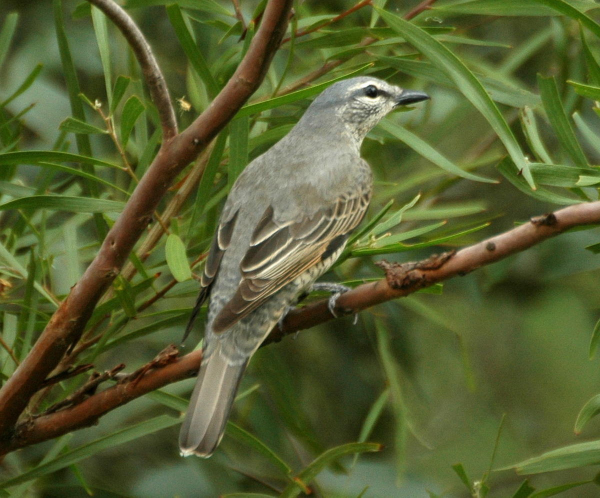
//> input picture bird1.jpg, 1200 x 995 px (shown at 1/2 size)
$ ./segmentation bird1.jpg   (built with g++ and OpenCV 4)
//> lines starting //> are read from the running program, lines starting //| are printed output that depends on the picture; after the words box and inside, x2 and y2 are one past the last pixel; in counts of white or black regions, pixels touching at a corner belong together
#include "opencv2/core/utility.hpp"
#include "opencv2/imgproc.hpp"
#include "opencv2/imgcodecs.hpp"
#include "opencv2/highgui.hpp"
#include <opencv2/core/mat.hpp>

#include <queue>
#include <random>
#include <typeinfo>
#include <chrono>

#include <stdio.h>
#include <iostream>

#define MAXFRAMESKIP 10

using namespace cv;
using namespace std;
using namespace std::chrono;

int frameSkip = 0;

typedef cv::Point3_<uint8_t> Pixel;

uint64_t timeSinceEpochMillisec() {
  using namespace std::chrono;
  return duration_cast<milliseconds>(system_clock::now().time_since_epoch()).count();
}

// =========== Segmentor =======================================================

class Segmentor {
    public:
	// =========== Variables ===============================================

	Mat img;

	// nb de germes
	int nb_germes;

	int lar;
	int hau;

	// nb de pixels dans un groupe
	int nb_in_groupes;

	vector<int> *groupes;

	// pour chaque groupe: le nb de pixels a l'interieur
	int *nb_in_groupe;

	// vrai groupe de chaque groupe;
	int *val_groupe;

	// tableau contenant pour chaque point l'index du groupe auquel il appartient ou alors 0
	Mat tab;

	// tableau contenant pour chaque groupe la couleur moyenne
	double *avg_grp_col;
	double *sum_grp_col;

	std::queue<int> queue;

	int step;
	int nb_pixels;

	double merge_thresh;
	double grow_thresh;

	bool display_true_col;

	// =========== Methodes ================================================

	// ==========================================================================
	int* create_germes_regular(void) {
	    int* germes = new int[2 * (this->nb_germes+1)];
	    int dist_between_pts = this->nb_pixels / this->nb_germes;

	    for (int i = 2; i < (this->nb_germes+1)*2; i+=2) {
		int n = dist_between_pts * i / 2;
		int x = n % this->lar;
		int y = n / this->lar;

		germes[i] = x;
		germes[i+1] = y;
	    }

	    return germes;
	}

	// ==========================================================================

	// [159 lines left out: functions create_germes_square, create_germes_random, not called in this run]

	// ==========================================================================
	void init_segmentation(void) {
	    int* germes = this->create_germes_regular();

	    Size img_size = img.size();
	    cout << "size: " << img_size << endl;
	    this->tab = cv::Mat::zeros(img_size, CV_32S);
	    this->tab.create(img_size, CV_32S);
	    this->avg_grp_col = new double[this->nb_germes+1];
	    this->sum_grp_col = new double[this->nb_germes+1];
	    this->nb_in_groupe = new int[this->nb_germes+1];
	    this->nb_in_groupes = 0;

	    this->groupes = new std::vector<int>[this->nb_germes+1];
	    this->val_groupe = new int[this->nb_germes+1];

	    this->val_groupe[0] = 0;
	    for (int i = 1; i < nb_germes+1; ++i) {
		this->val_groupe[i] = i;
	    }

	    int x, y, g;
	    // on instancie les seeds
	    for (int i = 2; i < (this->nb_germes+1)*2 - 2; i+=2) {
		x = germes[i];
		y = germes[i+1];
		//cout << "x: " << x << endl;

		g = i/2;

		this->nb_in_groupes++;
		this->tab.at<int>(x, y) = g;
		this->avg_grp_col[g] = this->img.at<uchar>(x, y);
		this->sum_grp_col[g] = this->img.at<uchar>(x, y);
		this->nb_in_groupe[g] = 1;

		this->queue.push(x);
		this->queue.push(y);
		this->queue.push(g);
	    }

	    delete[] germes;
	}
	// ==========================================================================
	void pre_seg_dist_calcul(void) {
	    //printf("pre_seg_dist_calcul\n");

	}

	// ==========================================================================
	Mat segmentation(Mat img, int nb_germes, double merge_thresh, double grow_thresh, bool display_true_col) {
	    this->img = img;
	    this->nb_germes = nb_germes;

	    this->lar = img.size[0];
	    this->hau = img.size[1];
	    this->nb_pixels = this->hau * this->lar;
	    this->display_true_col = display_true_col ;

	    this->merge_thresh = merge_thresh;
	    this->grow_thresh = grow_thresh;

	    this->init_segmentation();
	    this->pre_seg_dist_calcul();

	    this->step = 0;

	    this->grow();

	    this->merge();

	    Mat img_seg = this->create_seg_img();

	    this->trace_contour(img_seg);

	    return img_seg;
	}

	// ==========================================================================
	void grow(void) {
	    std::cout << "=================================" << std::endl;
	    printf("Grow\n");
	    uint64_t t1 = timeSinceEpochMillisec();
	    int x, y, g;
	    while(!this->queue.empty()) {
		//if(this->step % 10 == 0) {
		    //printf("\rStep: %d / %d of %d in groupes / %d", this->step, this->nb_in_groupes, this->nb_pixels, this->queue.size());
		//}

		x = this->queue.front(); this->queue.pop();
		y = this->queue.front(); this->queue.pop();

		// groupe du point
		g = this->queue.front(); this->queue.pop();
		//g = this->tab.at<int>(x, y);

		if(y + 1 < this->hau)
		    this->add_voisin(0, x, y, g, x, y+1);
		if(y - 1 >= 0)
		    this->add_voisin(1, x, y, g, x, y-1);
		if(x + 1 < this->lar)
		    this->add_voisin(2, x, y, g, x+1, y);
		if(x - 1 >= 0)
		    this->add_voisin(3, x, y, g, x-1, y);

		this->step++;
	    }
	    uint64_t t2 = timeSinceEpochMillisec();
	    std::cout << "\nTemps double for: " << t2 - t1 << " ms" << std::endl;
	}

	void add_voisin(int i, int x, int y, int g, int vx, int vy) {
	    // check si le voisin est suffisement proche du groupe du point pour etre ajoute

	    int vg = this->tab.at<int>(vx, vy);

	    // si le voisin n'appartient a aucun groupe
	    if(vg == 0) {
		unsigned char vcol = this->img.at<uchar>(vx, vy);

		double dist = abs(vcol - this->avg_grp_col[g]);

		// si le voisin est proche de la couleur moyenne du groupe
		if(dist <= this->grow_thresh) {
		    // on rajoute le point au groupe
		    this->tab.at<int>(vx, vy) = g;

		    // on met a jour les infos du groupe

		    this->sum_grp_col[g] += vcol;
		    this->avg_grp_col[g] = this->sum_grp_col[g] / ++this->nb_in_groupe[g];
		    this->nb_in_groupes++;

		    this->queue.push(vx);
		    this->queue.push(vy);
		    this->queue.push(g);
		}

	    }
	}

	void merge(void) {
	    uint64_t t1 = timeSinceEpochMillisec();
	    std::cout << "=================================" << std::endl;
	    std::cout << "MERGE" << std::endl;
	    int g;
	    for (int x = 0; x < this->lar; ++x) {
		for (int y = 0; y < this->hau; ++y) {
		    g = this->tab.at<int>(x, y);

		    if(y + 1 < this->hau)
			this->merge_voisin(0, x, y, g, x, y+1);
		    if(y - 1 >= 0)
			this->merge_voisin(1, x, y, g, x, y-1);
		    if(x + 1 < this->lar)
			this->merge_voisin(2, x, y, g, x+1, y);
		    if(x - 1 >= 0)
			this->merge_voisin(3, x, y, g, x-1, y);
		}
	    }
	    uint64_t t2 = timeSinceEpochMillisec();
	    std::cout << "Temps: " << t2 - t1 << " ms" << std::endl;

	}

	void merge_voisin(int i, int x, int y, int g, int vx, int vy) {
	    int vg = this->val_groupe[this->tab.at<int>(vx, vy)];

	    if(vg != g) {
		// les deux pixels sont dans des groupes differents donc on tente le merge de groupes
		int dist = abs(this->avg_grp_col[vg] - this->avg_grp_col[g]);
		if(pow(dist, 2) <= this->merge_thresh) {
		    this->sum_grp_col[g] += this->sum_grp_col[vg];
		    this->sum_grp_col[vg] = 0;

		    this->nb_in_groupe[g] += this->nb_in_groupe[vg];
		    this->nb_in_groupe[vg] = 0;

		    this->avg_grp_col[g] = this->sum_grp_col[g] / this->nb_in_groupe[g];

		    for (int i = 1; i < this->nb_germes+1; ++i) {
			if(this->val_groupe[i] == vg) {
			    this->val_groupe[i] = g;
			}
		    }
		}
	    }
	}

	// ==========================================================================
	Mat create_seg_img(void) {
	    // on recree une image en colorant chaque pixels appartenant au meme groupe de la meme couleur aleatoire
	    //std::cout << "=================================" << std::endl;
	    //printf("create_seg_imge\n");
	    //uint64_t t1 = timeSinceEpochMillisec();
	    int cols[(this->nb_germes+1)*3];

	    std::default_random_engine generator;
	    std::uniform_int_distribution<int> distribution(50,200);

	    // creation de couleurs aleatoires pour chaque groupe pour colorer l'image
	    for (int i = 3; i < (this->nb_germes+1) * 3; i+=3) {
		cols[i]   = distribution(generator);
		cols[i+1] = distribution(generator);
		cols[i+2] = distribution(generator);
	    }

	    Size img_size = this->img.size();
	    Mat img_seg;
	    img_seg.create(img_size, CV_8UC3);


	    int g;
	    if(this->display_true_col) {
		for (int x = 0; x < this->lar; ++x) {
		    for (int y = 0; y < this->hau; ++y) {
			g = this->val_groupe[this->tab.at<int>(x, y)];

			img_seg.at<Vec3b>(x, y)[0] = (uchar) this->avg_grp_col[g];
			img_seg.at<Vec3b>(x, y)[1] = (uchar) this->avg_grp_col[g];
			img_seg.at<Vec3b>(x, y)[2] = (uchar) this->avg_grp_col[g];
		    }
		}
	    } else {
		for (int x = 0; x < this->lar; ++x) {
		    for (int y = 0; y < this->hau; ++y) {
			g = this->val_groupe[this->tab.at<int>(x, y)];

			if(g > 0) {
			    img_seg.at<Vec3b>(x, y)[0] = (uchar) cols[g*3];
			    img_seg.at<Vec3b>(x, y)[1] = (uchar) cols[g*3+1];
			    img_seg.at<Vec3b>(x, y)[2] = (uchar) cols[g*3+2];
			}
		    }
		}

	    }

	    //uint64_t t2 = timeSinceEpochMillisec();
	    //std::cout << "Temps double for: " << t2 - t1 << " ms" << std::endl;

	    return img_seg;
	}

	void trace_contour(Mat img_seg) {
	    //std::cout << "=================================" << std::endl;
	    //printf("Contour\n");
	    //uint64_t t1 = timeSinceEpochMillisec();
	    Mat edge1, edge2, kernel1, kernel2, img_seg_gray;

	    cv::Mat kernelH(3, 3, CV_32F);
	    kernelH.at<float>(0,0) = 1.0f;
	    kernelH.at<float>(0,1) = 1.0f;
	    kernelH.at<float>(0,2) = 1.0f;

	    kernelH.at<float>(1,0) = 0.0f;
	    kernelH.at<float>(1,1) = 0.0f;
	    kernelH.at<float>(1,2) = 0.0f;

	    kernelH.at<float>(2,0) = -1.0f;
	    kernelH.at<float>(2,1) = -1.0f;
	    kernelH.at<float>(2,2) = -1.0f;

	    cv::Mat kernelV(3, 3, CV_32F);
	    kernelV.at<float>(0,0) = 1.0f;
	    kernelV.at<float>(1,0) = 1.0f;
	    kernelV.at<float>(2,0) = 1.0f;

	    kernelV.at<float>(0,1) = 0.0f;
	    kernelV.at<float>(1,1) = 0.0f;
	    kernelV.at<float>(2,1) = 0.0f;

	    kernelV.at<float>(0,2) = -1.0f;
	    kernelV.at<float>(1,2) = -1.0f;
	    kernelV.at<float>(2,2) = -1.0f;

	    cvtColor(img_seg, img_seg_gray, COLOR_BGR2GRAY);

	    cv::filter2D(img_seg_gray, edge1, -1, kernelH);
	    cv::filter2D(img_seg_gray, edge2, -1, kernelV);

	    Mat res;
	    cv::add(edge1, edge2, res);

	    img_seg.forEach<Pixel> ( [res](Pixel &pixel, const int * position) -> void {
		    if(res.at<uchar>(position[0], position[1]) != 0) {
			pixel.x = (uchar) 255;
			pixel.y = (uchar) 255;
			pixel.z = (uchar) 255;
		    }
	      }
	    );

	    //uint64_t t2 = timeSinceEpochMillisec();
	    //std::cout << "Temps double for: " << t2 - t1 << " ms" << std::endl;
	}

	~Segmentor(){
	    delete[] this->avg_grp_col;
	    delete[] this->nb_in_groupe;
	}
};

// [22 lines left out: function type2str, not called in this run]

const char* keys =
{
    "{help h||}{@image |fruits.jpg|input image name}"
};

int main( int argc, const char** argv ) {
    Mat base_image, img, gray, frame;
    CommandLineParser parser(argc, argv, keys);
    string filename = parser.get<string>(0);

    if(filename == "cam") {
	VideoCapture cap;
	cap.open(0);
	if ( ! cap.isOpened() ) {
	    cout << "--(!)Error opening video capture\n";
	    return -1;
	}

	double dWidth = cap.get(CAP_PROP_FRAME_WIDTH); //get the width of frames of the video
	double dHeight = cap.get(CAP_PROP_FRAME_HEIGHT); //get the height of frames of the video

	cout << "Resolution of the video : " << dWidth << " x " << dHeight << endl;

	Segmentor seg = Segmentor();
	while ( cap.read(frame) ) {
	    if( frame.empty() )
	    {
		cout << "--(!) No captured frame -- Break!\n";
		break;
	    }

	    std::cout << "\nlllllllllllllllllllllllllllllllllllllllllll\n" << std::endl;

	    uint64_t t1 = timeSinceEpochMillisec();

	    //bilateralFilter(frame, img, 10, 25, 25);
	    GaussianBlur(frame, img, Size(15, 15), 15, 15);
	    //blur(frame, img, Size(3, 3));

	    cvtColor(img, gray, COLOR_BGR2GRAY);

	    uint64_t t2 = timeSinceEpochMillisec();
	    std::cout << "Temps prep: " << t2 - t1 << " ms" << std::endl;

	    // img, nb_seeds, merge_thresh, grow_thresh, display_true_col
	    Mat img_seg = seg.segmentation(gray, 101, 150, 30, false);

	    uint64_t t3 = timeSinceEpochMillisec();
	    std::cout << endl << "Temps Total: " << t3 - t1 << " ms" << std::endl;

	    //imshow("fdfdf", gray);
	    //waitKey(0);

	    imshow("fdfdf", img_seg);
	    waitKey(1);
	    //sleep(1000);
	}
    } else if (filename == "tPoseMan.mp4")
	{
		VideoCapture capture("tPoseMan.mp4");

		String file = "ResultVideo.avi";
		Size S(640, 360);
		int ex = VideoWriter::fourcc('X','V','I','D');
		VideoWriter out(file, ex, capture.get(CAP_PROP_FPS), S);
		while (capture.isOpened())
		{
			// [5 lines of commented-out code are left out]
			capture >> base_image;
			// [4 lines of commented-out code are left out]


			uint64_t t1 = timeSinceEpochMillisec();

			if (base_image.empty())
			{
				return -1;
			}
			//filter ici
			GaussianBlur(base_image, img, Size(15, 15), 15, 15);
			cvtColor(img, gray, COLOR_BGR2GRAY);

			Segmentor seg = Segmentor();

			Mat img_seg = seg.segmentation(gray, 2001, 150, 15, false);


			uint64_t t3 = timeSinceEpochMillisec();
			std::cout << "Temps Total: " << t3 - t1 << " ms" << std::endl;

			imshow("Result", gray);
			//write result
			out.write(gray);
		}
		out.release();
	} else {
	uint64_t t1 = timeSinceEpochMillisec();

	base_image = imread(samples::findFile(filename), IMREAD_COLOR);
//> base_image is the input picture: 995 rows x 1200 cols, CV_8UC3; mean B, G, R 49.6, 96.3, 87.3
	if(base_image.empty())
	{
	    printf("Cannot read image file: %s\n", filename.c_str());
	    return -1;
	}

	//bilateralFilter(base_image, img, 5, 15, 15);
	GaussianBlur(base_image, img, Size(15, 15), 15, 15);

	cvtColor(img, gray, COLOR_BGR2GRAY);
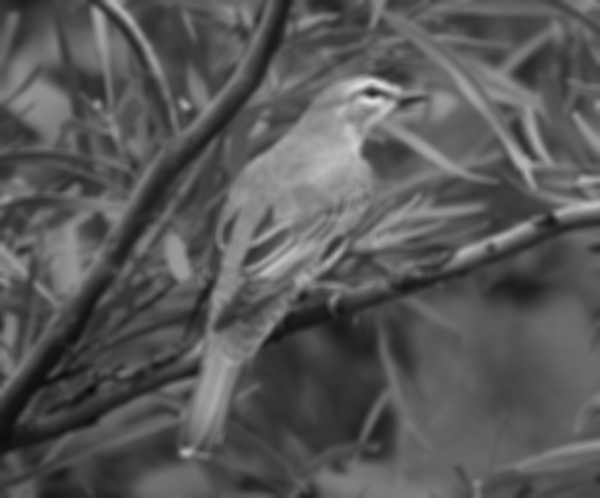
//> gray: 995 rows x 1200 cols, CV_8UC1 (shown at 1/2 size); min 11, max 221, mean 88.3

	//imshow("fdfdf", gray);
	//waitKey(0);

	Segmentor seg = Segmentor();

	//uint64_t t2 = timeSinceEpochMillisec();
	//std::cout << "Temps prepar: " << t2 - t1 << " ms" << std::endl;

	// img, nb_seeds, merge_thresh, grow_thresh
	Mat img_seg = seg.segmentation(gray, 2001, 150, 15, false);
//| size: [1200 x 995]
//> after the loop in init_segmentation, `for (int i = 2; i < (this->nb_germes+1)*2 - 2; i+=2)`:
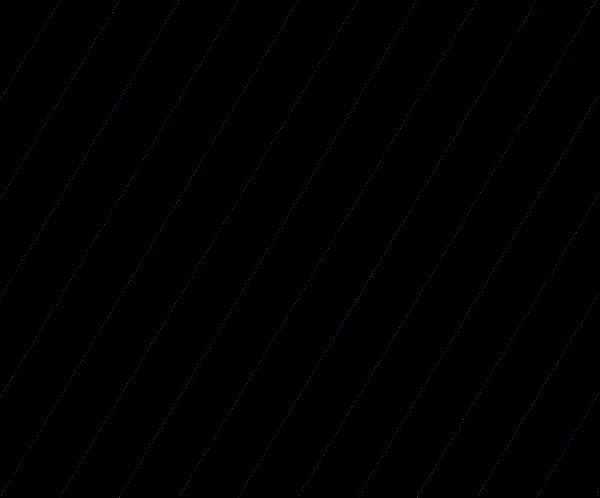
//> this->tab: 995 rows x 1200 cols, CV_32SC1 (shown at 1/2 size); 2001 distinct labels, from 0 to 2000; one colour per label, 0 black
//> after the loop in init_segmentation, `for (int i = 2; i < (this->nb_germes+1)*2 - 2; i+=2)`: this->queue = 6000 items
//> the loop in grow, `while(!this->queue.empty())` made 1155987 passes
//> (x, y, vcol in add_voisin, dist in add_voisin, vcol in add_voisin (second call), dist in add_voisin (second call)) on passes 1 to 3: (596, 0, 89, 0, 89, 0), (197, 1, 119, 0, 119, 0), (793, 1, 89, 1, 90, 0.5)
//> after the loop in create_seg_img, `for (int x = 0; x < this->lar; ++x)`:
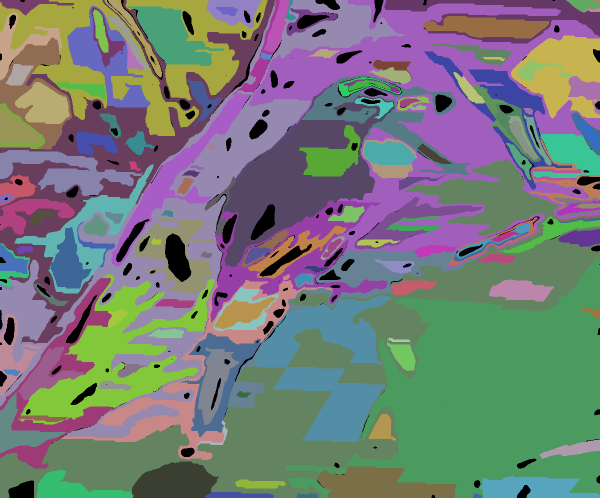
//> img_seg: 995 rows x 1200 cols, CV_8UC3 (shown at 1/2 size); mean B, G, R 119.9, 122.7, 116.2
//> in trace_contour, `cvtColor(img_seg, img_seg_gray, COLOR_BGR2GRAY);`:
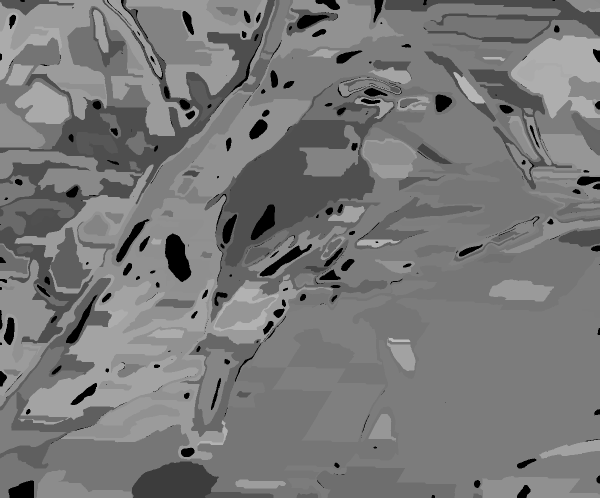
//> img_seg_gray: 995 rows x 1200 cols, CV_8UC1 (shown at 1/2 size); min 0, max 188, mean 120.4
//> in trace_contour, `cv::filter2D(img_seg_gray, edge2, -1, kernelV);`:
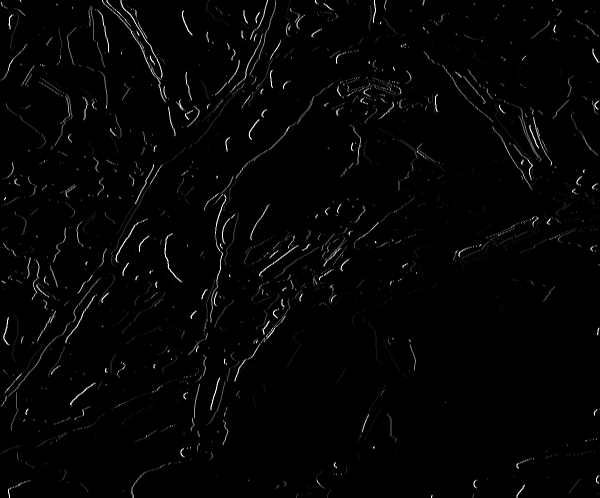
//> edge2: 995 rows x 1200 cols, CV_8UC1 (shown at 1/2 size); min 0, max 255, mean 4.1
//> in trace_contour, `cv::add(edge1, edge2, res);`:
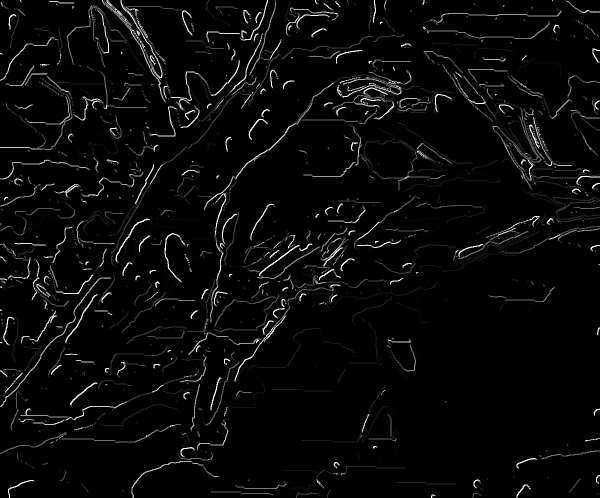
//> res: 995 rows x 1200 cols, CV_8UC1 (shown at 1/2 size); min 0, max 255, mean 8.6
//> in trace_contour, `img_seg.forEach<Pixel> ( [res](Pixel &pixel, const int * position) -> ..`:
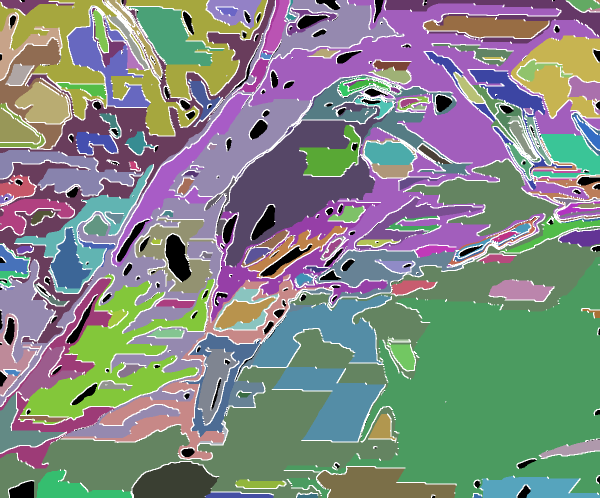
//> img_seg: 995 rows x 1200 cols, CV_8UC3 (shown at 1/2 size); 8.59% of pixels changed, all inside (x1, y1, x2, y2) = (0, 0, 1200, 995)

	uint64_t t3 = timeSinceEpochMillisec();
	std::cout << "Temps Total: " << t3 - t1 << " ms" << std::endl;

	imshow("Result", img_seg);
	waitKey(0);
    }
}
